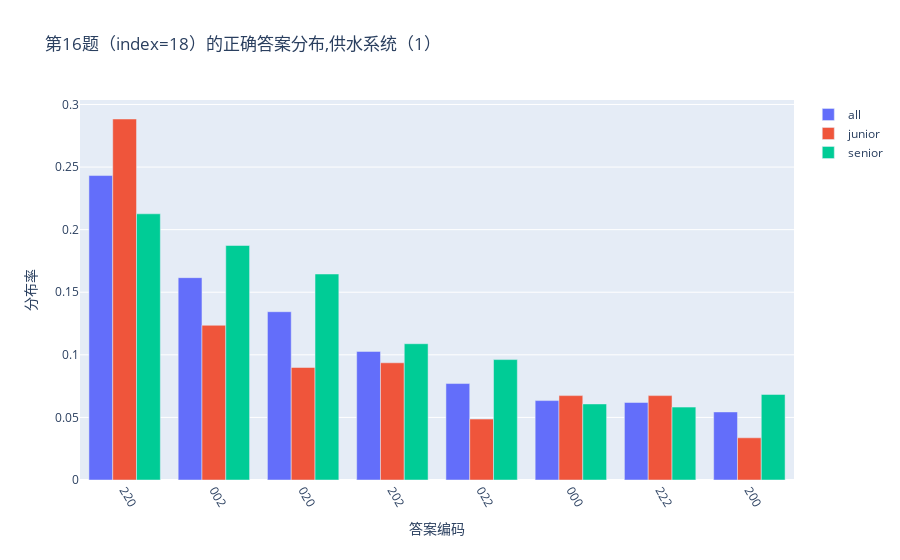

Write notebook code for a chart like this one.
### Code cell
#### plot index 18


data1 = go.Bar(x = x, y = np.array(y1)/data_entity.row_num, name = 'all')
data2 = go.Bar(x = x, y = np.array(y2)/data_entity_junior.row_num, name = 'junior') 
data3 = go.Bar(x = x, y = np.array(y3)/data_entity_senior.row_num, name = 'senior') 



layout={"title": "第16题（index=18）的正确答案分布,供水系统（1）", 
       "xaxis_title": "答案编码",
       "yaxis_title": "分布率",
       # x轴坐标倾斜60度
       "xaxis": {"tickangle": 60}
      }
fig = go.Figure(data=[data1, data2, data3],layout=layout)
plot(fig,filename="./plot/plot_problem_供水系统（1）_accuracy.html",auto_open=False,image='png',image_height=800,image_width=1500)
offline.iplot(fig)

### Figure 1 — Plotly figure (JSON) as saved in the notebook; plotly's stock layout.template omitted (floating-point values rounded to 4 significant figures)
{"data": [{"name": "all", "type": "bar", "x": ["220", "002", "020", "202", "022", "000", "222", "200"], "y": [0.2432, 0.1616, 0.1344, 0.1027, 0.07704, 0.06344, 0.06193, 0.05438]}, {"name": "junior", "type": "bar", "x": ["220", "002", "020", "202", "022", "000", "222", "200"], "y": [0.2884, 0.1236, 0.08989, 0.09363, 0.04869, 0.06742, 0.06742, 0.03371]}, {"name": "senior", "type": "bar", "x": ["220", "002", "020", "202", "022", "000", "222", "200"], "y": [0.2127, 0.1873, 0.1646, 0.1089, 0.0962, 0.06076, 0.05823, 0.06835]}], "layout": {"title": {"text": "第16题（index=18）的正确答案分布,供水系统（1）"}, "xaxis": {"tickangle": 60, "title": {"text": "答案编码"}}, "yaxis": {"title": {"text": "分布率"}}}}
